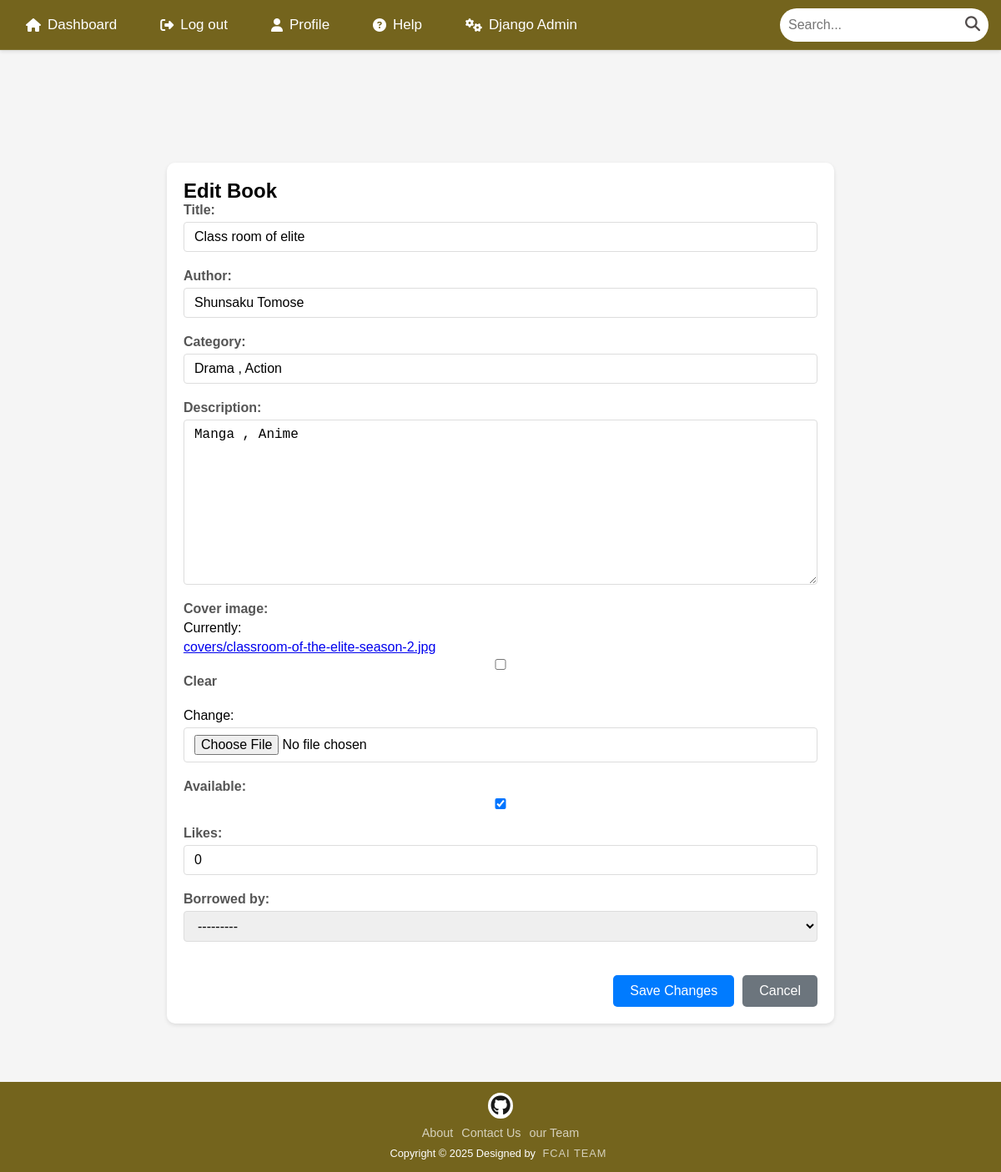
Page /books/edit/5/ (signed in) on the earlier database version.
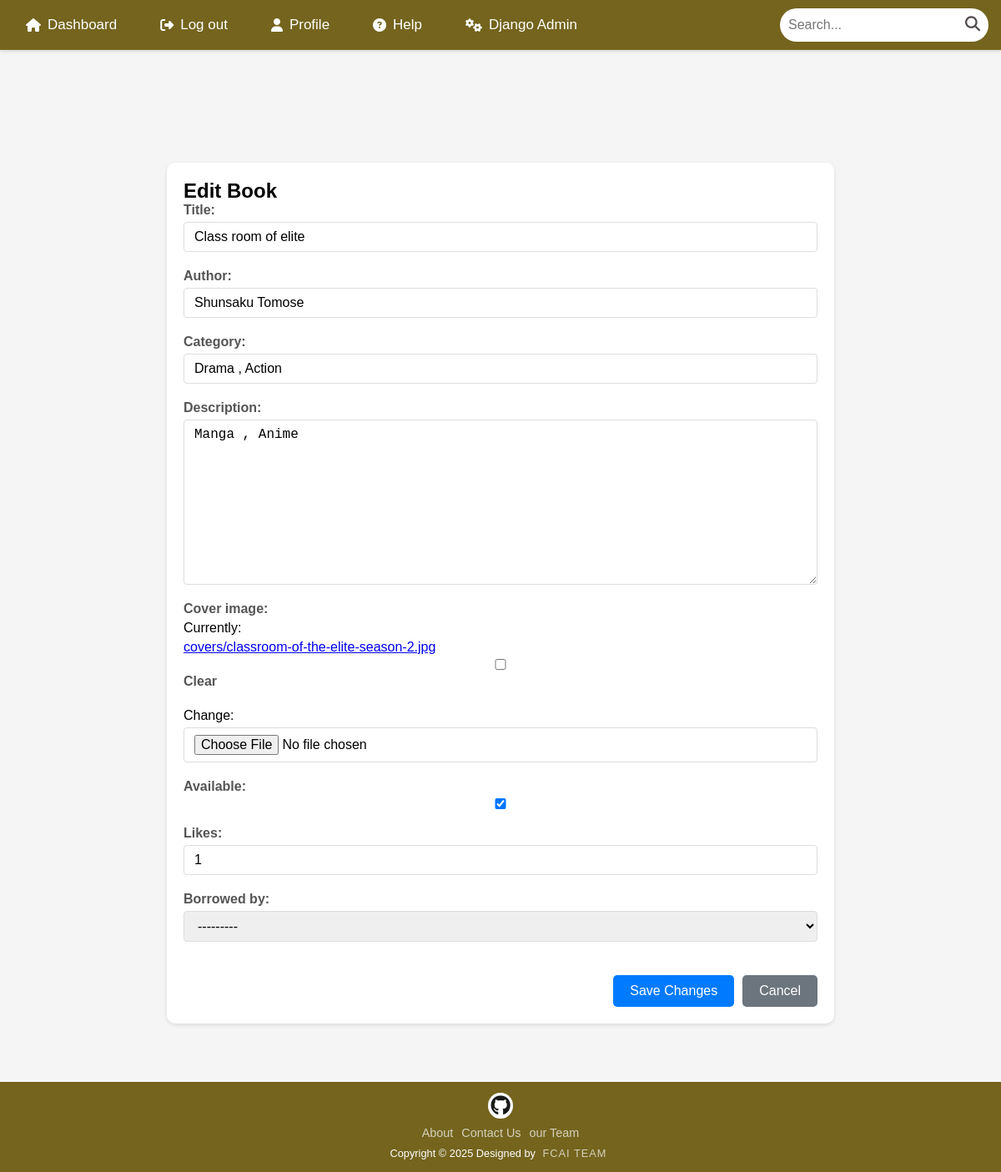
Same page on the later database version.
### books/models.py (models this page shows, shortened)
class Book(models.Model):
    title = models.CharField(max_length=200)
    author = models.CharField(max_length=120)
    category = models.CharField(max_length=100)
    description = models.TextField()
    cover_image = models.ImageField(upload_to='covers/', blank=True, null=True)
    available = models.BooleanField(default=True)
    likes = models.PositiveIntegerField(default=0)  # Count of likes
    liked_by = models.ManyToManyField(User, related_name='favorite_books', blank=True)  # Users who liked this book
    borrowed_by = models.ForeignKey(User, on_delete=models.SET_NULL, null=True, blank=True, related_name='borrowed_books')  # Track borrowing user

### books/views.py (the view)
# urls.py: path('edit/<int:book_id>/', views.edit_book, name='edit_book'),
@user_passes_test(is_admin)
def edit_book(request, book_id):
    book = get_object_or_404(Book, id=book_id)
    if request.method == "POST":
        form = BookForm(request.POST, request.FILES, instance=book)
        if form.is_valid():
            book = form.save()
            if request.headers.get('X-Requested-With') == 'XMLHttpRequest':
                book_html = render_to_string('book_card.html', {'book': book})
                return JsonResponse({'success': True, 'book_html': book_html})
            messages.success(request, "The book was successfully updated.")
            return redirect('admin_dashboard')
    else:
        form = BookForm(instance=book)
    return render(request, "editbook.html", {"form": form})

### books/forms.py
class BookForm(forms.ModelForm):
    class Meta:
        model = Book
        fields = ['title', 'author', 'category', 'description', 'cover_image', 'available', 'likes', 'borrowed_by']

### books/views.py (called while the page is built)
def is_admin(user):
    return user.is_staff

### templates/editbook.html (shortened to what this page needs)
{% extends "base.html" %}
{% load static %}
{% block content %}
<div class="edit-book-section">
    <h2>Edit Book</h2>
    <form method="POST" enctype="multipart/form-data" class="book-form">
        {{ form.as_p }}
        <div class="form-actions">
            <button type="submit" class="submit-btn">Save Changes</button>
            <a href="{% url 'admin_dashboard' %}" class="cancel-btn">Cancel</a>
        </div>
    </form>
</div>
{% endblock %}

Differences in the rows shown:
changed Book "Class room of elite": likes "0" → "1"
